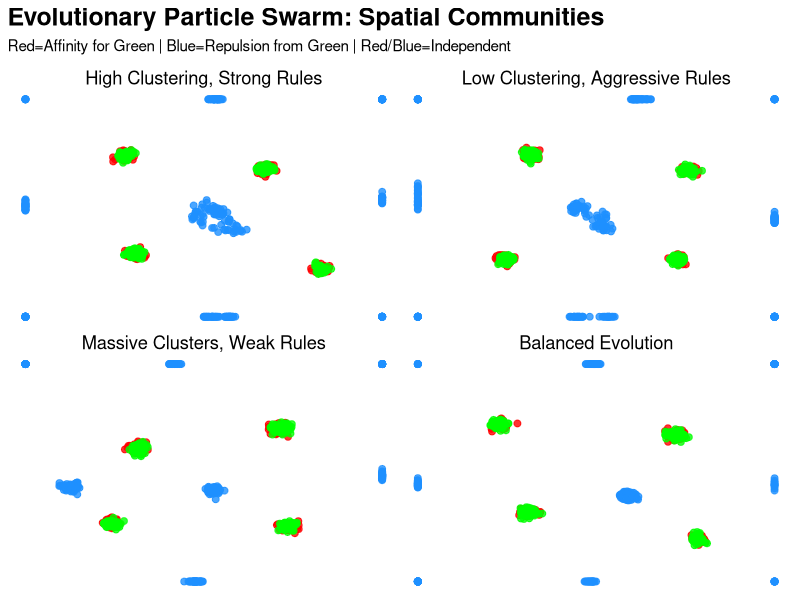

The R source for this figure:
library(ggplot2)
library(patchwork)

#' Evolutionary Particle Swarm for Spatial Communities
#' 
#' @param n_particles Total number of particles (divided equally into Red, Green, Blue)
#' @param clustering_strength How strongly particles of the SAME color attract each other
#' @param interaction_strength How strongly the cross-color rules (Red-Green affinity, Blue-Green repulsion) are applied
#' @param iterations Number of evolutionary steps
simulate_communities <- function(n_particles = 900, clustering_strength = 1.0, interaction_strength = 2.0, iterations = 30) {
  # Initialize particles
  types <- rep(c("Red", "Green", "Blue"), each = n_particles / 3)
  x <- runif(n_particles, 0, 100)
  y <- runif(n_particles, 0, 100)
  
  for (iter in 1:iterations) {
    # Compute pairwise distances (fast vectorized in R)
    dx <- outer(x, x, "-")
    dy <- outer(y, y, "-")
    dist_sq <- dx^2 + dy^2
    
    # We only care about local neighbors (radius of 15 units)
    # Convert distance to an attraction weight (closer = stronger pull)
    weight <- exp(-dist_sq / (2 * 10^2))
    diag(weight) <- 0 # Ignore self
    
    # Calculate Center of Mass pulls
    # Particles are pulled toward the weighted average position of their neighbors
    pull_x <- (weight %*% x) / (rowSums(weight) + 1e-5)
    pull_y <- (weight %*% y) / (rowSums(weight) + 1e-5)
    
    # Initialize movement vectors
    move_x <- numeric(n_particles)
    move_y <- numeric(n_particles)
    
    # 1. CLUSTERING (Self-Affinity)
    # Every particle wants to move toward its own color
    for (color in c("Red", "Green", "Blue")) {
      idx <- which(types == color)
      w_self <- weight[idx, idx]
      mx <- (w_self %*% x[idx]) / (rowSums(w_self) + 1e-5) - x[idx]
      my <- (w_self %*% y[idx]) / (rowSums(w_self) + 1e-5) - y[idx]
      move_x[idx] <- move_x[idx] + mx * clustering_strength
      move_y[idx] <- move_y[idx] + my * clustering_strength
    }
    
    # 2. EVOLUTIONARY RULES (Interaction)
    idx_R <- which(types == "Red")
    idx_G <- which(types == "Green")
    idx_B <- which(types == "Blue")
    
    # Red has Affinity for Green (Red moves TOWARD Green)
    w_RG <- weight[idx_R, idx_G]
    mx_RG <- (w_RG %*% x[idx_G]) / (rowSums(w_RG) + 1e-5) - x[idx_R]
    my_RG <- (w_RG %*% y[idx_G]) / (rowSums(w_RG) + 1e-5) - y[idx_R]
    move_x[idx_R] <- move_x[idx_R] + mx_RG * interaction_strength
    move_y[idx_R] <- move_y[idx_R] + my_RG * interaction_strength
    
    # Green has Affinity for Red (Green moves TOWARD Red)
    w_GR <- weight[idx_G, idx_R]
    mx_GR <- (w_GR %*% x[idx_R]) / (rowSums(w_GR) + 1e-5) - x[idx_G]
    my_GR <- (w_GR %*% y[idx_R]) / (rowSums(w_GR) + 1e-5) - y[idx_G]
    move_x[idx_G] <- move_x[idx_G] + mx_GR * interaction_strength
    move_y[idx_G] <- move_y[idx_G] + my_GR * interaction_strength
    
    # Blue has Repulsion for Green (Blue moves AWAY FROM Green)
    w_BG <- weight[idx_B, idx_G]
    mx_BG <- (w_BG %*% x[idx_G]) / (rowSums(w_BG) + 1e-5) - x[idx_B]
    my_BG <- (w_BG %*% y[idx_G]) / (rowSums(w_BG) + 1e-5) - y[idx_B]
    move_x[idx_B] <- move_x[idx_B] - mx_BG * interaction_strength
    move_y[idx_B] <- move_y[idx_B] - my_BG * interaction_strength
    
    # Update positions (with a small random walk to prevent getting stuck)
    x <- x + move_x * 0.2 + rnorm(n_particles, 0, 1.0)
    y <- y + move_y * 0.2 + rnorm(n_particles, 0, 1.0)
    
    # Clamp to boundaries
    x <- pmax(0, pmin(100, x))
    y <- pmax(0, pmin(100, y))
  }
  
  df <- data.frame(x = x, y = y, Color = types)
  return(df)
}

# Generate 4 different examples
set.seed(42)

message("Simulating Example 1...")
df1 <- simulate_communities(n_particles = 900, clustering_strength = 1.0, interaction_strength = 2.0, iterations = 30)
p1 <- ggplot(df1, aes(x, y, color=Color)) + geom_point(size=2, alpha=0.8) + 
  scale_color_manual(values=c("Red"="red", "Green"="#00FF00", "Blue"="dodgerblue")) +
  theme_void() + ggtitle("High Clustering, Strong Rules") + theme(legend.position="none", plot.title=element_text(hjust=0.5))

message("Simulating Example 2...")
df2 <- simulate_communities(n_particles = 900, clustering_strength = 0.5, interaction_strength = 3.0, iterations = 30)
p2 <- ggplot(df2, aes(x, y, color=Color)) + geom_point(size=2, alpha=0.8) + 
  scale_color_manual(values=c("Red"="red", "Green"="#00FF00", "Blue"="dodgerblue")) +
  theme_void() + ggtitle("Low Clustering, Aggressive Rules") + theme(legend.position="none", plot.title=element_text(hjust=0.5))

message("Simulating Example 3...")
df3 <- simulate_communities(n_particles = 900, clustering_strength = 2.0, interaction_strength = 0.5, iterations = 30)
p3 <- ggplot(df3, aes(x, y, color=Color)) + geom_point(size=2, alpha=0.8) + 
  scale_color_manual(values=c("Red"="red", "Green"="#00FF00", "Blue"="dodgerblue")) +
  theme_void() + ggtitle("Massive Clusters, Weak Rules") + theme(legend.position="none", plot.title=element_text(hjust=0.5))

message("Simulating Example 4...")
df4 <- simulate_communities(n_particles = 900, clustering_strength = 1.2, interaction_strength = 1.5, iterations = 30)
p4 <- ggplot(df4, aes(x, y, color=Color)) + geom_point(size=2, alpha=0.8) + 
  scale_color_manual(values=c("Red"="red", "Green"="#00FF00", "Blue"="dodgerblue")) +
  theme_void() + ggtitle("Balanced Evolution") + theme(legend.position="none", plot.title=element_text(hjust=0.5))

# Combine plots
final_plot <- (p1 | p2) / (p3 | p4) + plot_annotation(
  title = "Evolutionary Particle Swarm: Spatial Communities",
  subtitle = "Red=Affinity for Green | Blue=Repulsion from Green | Red/Blue=Independent",
  theme = theme(plot.title = element_text(size=18, face="bold"))
)

ggsave("simulated_communities.png", final_plot, width=10, height=10, bg="white")
message("Saved to simulated_communities.png")
